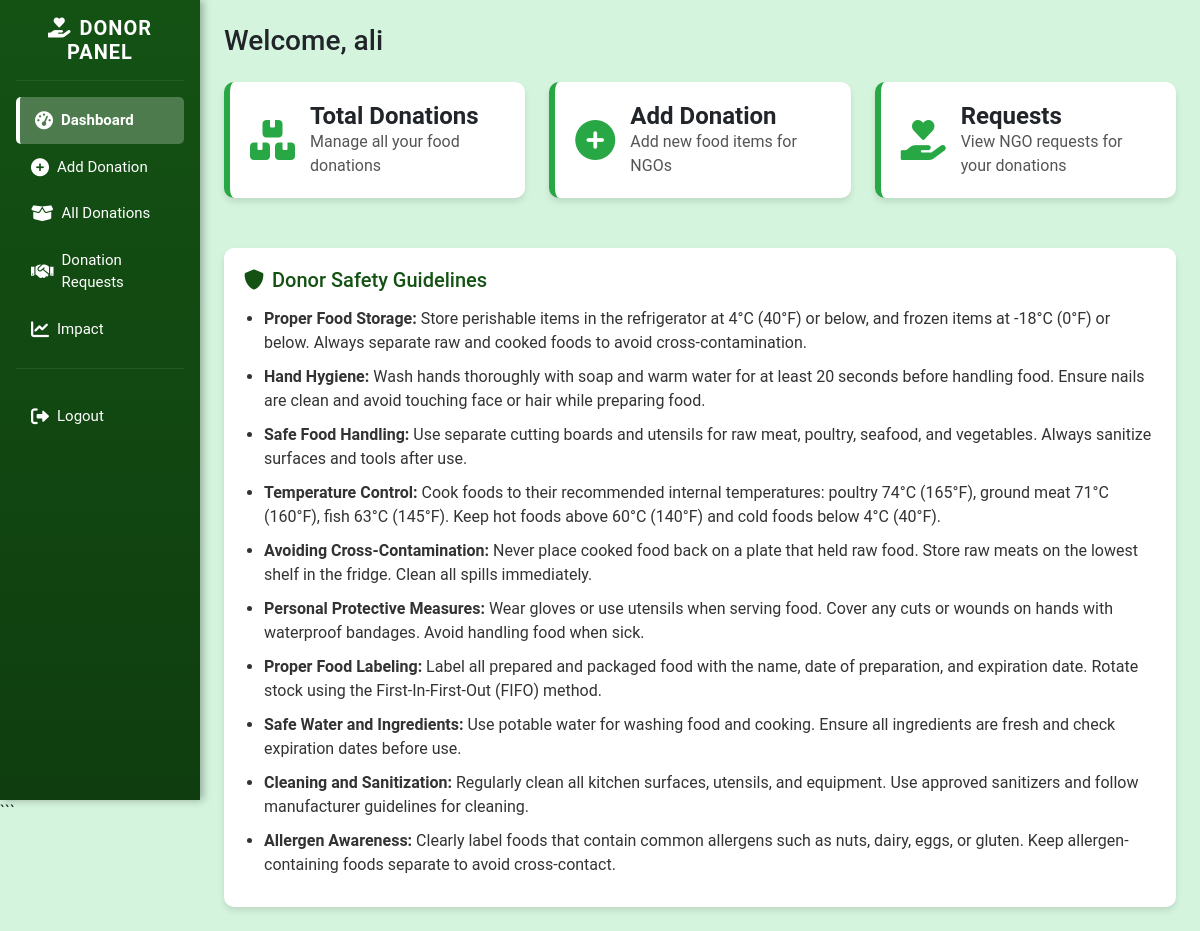
Page /donor_dashboard.php (signed in) on the committed database.
### tables this page shows
CREATE TABLE `food_safety_guidelines` (
  `id` int(11) NOT NULL,
  `title` varchar(255) NOT NULL,
  `description` text NOT NULL,
  `created_at` timestamp NOT NULL DEFAULT current_timestamp()
);

### donor_dashboard.php (the view, shortened to what this page needs)
<?php
include 'config.php';
$name = $_SESSION['user_name'];
$guidelines = [];
$sql = "SELECT title, description FROM food_safety_guidelines ORDER BY created_at DESC";
$result = $conn->query($sql);
if ($result && $result->num_rows > 0) {
    while($row = $result->fetch_assoc()) {
        $guidelines[] = $row;
    }
}
?>
<!DOCTYPE html>
<html>
<head>
<link href="https://cdn.jsdelivr.net/npm/bootstrap@5.3.0/dist/css/bootstrap.min.css" rel="stylesheet">
<link href="https://cdnjs.cloudflare.com/ajax/libs/font-awesome/6.0.0/css/all.min.css" rel="stylesheet">
</head>
<body>
<div class="container-fluid">
<div class="row">
<div class="col-md-2 p-0">
<?php include "sidebar_donor.php"; ?>
</div>
<div class="col-md-10 p-4">
<h3>Welcome, <?php echo htmlspecialchars($name); ?></h3>
<div class="row mt-4">
<div class="col-md-4">
<div class="card-box">
    <i class="fas fa-boxes"></i>
    <div class="card-content">
        <h4>Total Donations</h4>
        <p>Manage all your food donations</p>
    </div>
</div>
</div>
<div class="col-md-4">
<div class="card-box">
    <i class="fas fa-plus-circle"></i>
    <div class="card-content">
        <h4>Add Donation</h4>
        <p>Add new food items for NGOs</p>
    </div>
</div>
</div>
<div class="col-md-4">
<div class="card-box">
    <i class="fas fa-hand-holding-heart"></i>
    <div class="card-content">
        <h4>Requests</h4>
        <p>View NGO requests for your donations</p>
    </div>
</div>
</div>
</div>
<div class="guidelines">
<h5><i class="fas fa-shield-alt me-2"></i>Donor Safety Guidelines</h5>
<ul>
<?php if(!empty($guidelines)): ?>
    <?php foreach($guidelines as $g): ?>
        <li>
            <strong><?php echo htmlspecialchars($g['title']); ?>:</strong>
            <?php echo htmlspecialchars($g['description']); ?>
        </li>
    <?php endforeach; ?>
<?php else: ?>
    <li>No safety guidelines available.</li>
<?php endif; ?>
</ul>
</div>
</div>
</div>
</div>
</body>
</html>

### donor_dashboard.php (style rules this page uses)
:root { --green:#28a745; --light:#d4f4dd; --dark:#145214; }
body { background: var(--light); font-family: 'Roboto', sans-serif; }
.card-box { background: #ffffff; border-left: 6px solid var(--green); border-radius: 10px; padding: 20px; margin-bottom: 20px; transition: 0.3s; box-shadow: 0 4px 6px rgba(0,0,0,0.1); display: flex; align-items: center; }
.card-box i { font-size: 40px; color: var(--green); margin-right: 15px; }
.card-content h4 { margin: 0; font-weight: 600; }
.card-content p { margin: 0; color: #555; }
.guidelines { background: #ffffff; border-radius: 10px; padding: 20px; margin-top: 30px; box-shadow: 0 4px 6px rgba(0,0,0,0.1); }
.guidelines h5 { color: var(--dark); margin-bottom: 15px; }
.guidelines ul { padding-left: 20px; margin: 0; }
.guidelines ul li { margin-bottom: 10px; color: #333; }

### rows in the picture
food_safety_guidelines: title "Proper Food Storage", description "Store perishable items in the refrigerator at 4°C (40°F) or below, and frozen items at -18°C (0°F) or below. Always separate raw and cooked foods to avoid cross-contamination."
food_safety_guidelines: title "Hand Hygiene", description "Wash hands thoroughly with soap and warm water for at least 20 seconds before handling food. Ensure nails are clean and avoid touching face or hair while preparing food."
food_safety_guidelines: title "Safe Food Handling", description "Use separate cutting boards and utensils for raw meat, poultry, seafood, and vegetables. Always sanitize surfaces and tools after use."
food_safety_guidelines: title "Temperature Control", description "Cook foods to their recommended internal temperatures: poultry 74°C (165°F), ground meat 71°C (160°F), fish 63°C (145°F). Keep hot foods above 60°C (140°F) and cold foods below 4°C (40°F)."
food_safety_guidelines: title "Avoiding Cross-Contamination", description "Never place cooked food back on a plate that held raw food. Store raw meats on the lowest shelf in the fridge. Clean all spills immediately."
food_safety_guidelines: title "Personal Protective Measures", description "Wear gloves or use utensils when serving food. Cover any cuts or wounds on hands with waterproof bandages. Avoid handling food when sick."
food_safety_guidelines: title "Proper Food Labeling", description "Label all prepared and packaged food with the name, date of preparation, and expiration date. Rotate stock using the First-In-First-Out (FIFO) method."
food_safety_guidelines: title "Safe Water and Ingredients", description "Use potable water for washing food and cooking. Ensure all ingredients are fresh and check expiration dates before use."
food_safety_guidelines: title "Cleaning and Sanitization", description "Regularly clean all kitchen surfaces, utensils, and equipment. Use approved sanitizers and follow manufacturer guidelines for cleaning."
food_safety_guidelines: title "Allergen Awareness", description "Clearly label foods that contain common allergens such as nuts, dairy, eggs, or gluten. Keep allergen-containing foods separate to avoid cross-contact."

### other values in the picture
$name "ali"
